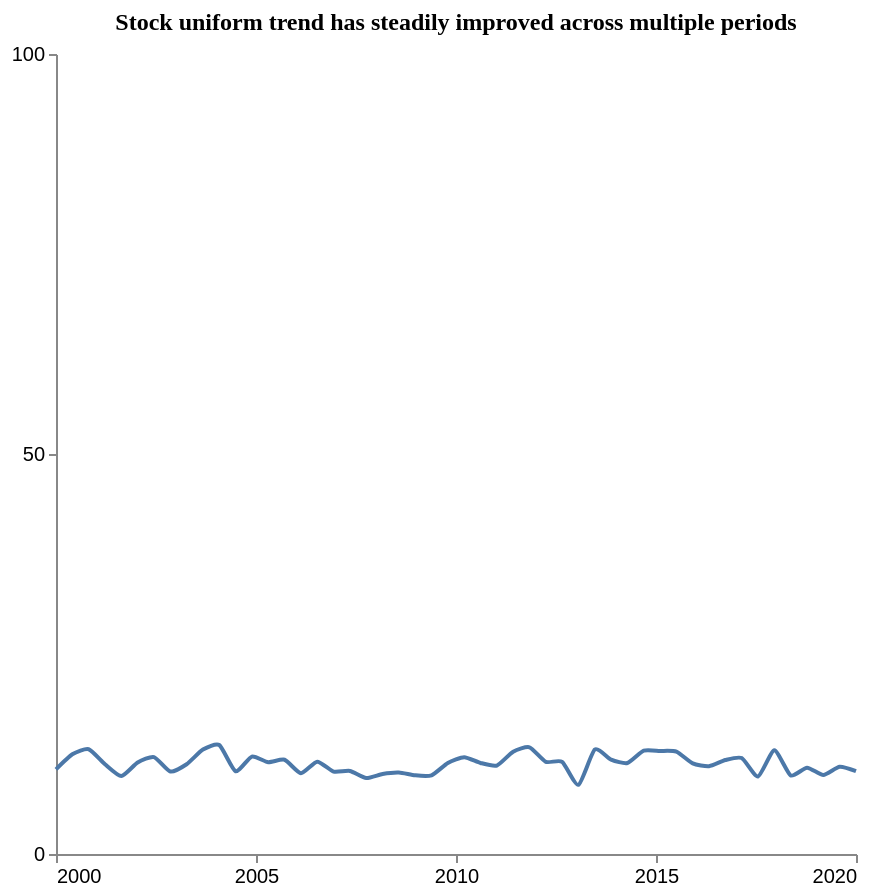

Source (Vega-Lite JSON):
### Vega-Lite specification from a JSON file in a GitHub repository (floating-point values rounded to 4 significant figures)
{"$schema": "https://vega.github.io/schema/vega-lite/v5.json", "description": "Pattern: Uniform", "data": {"values": [{"X": 2000.0, "Y": 10.58}, {"X": 2000.0, "Y": 12.46}, {"X": 2001.0, "Y": 13.09}, {"X": 2001.0, "Y": 11.22}, {"X": 2002.0, "Y": 9.736}, {"X": 2002.0, "Y": 11.44}, {"X": 2002.0, "Y": 12.11}, {"X": 2003.0, "Y": 10.31}, {"X": 2003.0, "Y": 11.22}, {"X": 2004.0, "Y": 13.05}, {"X": 2004.0, "Y": 13.62}, {"X": 2004.0, "Y": 10.34}, {"X": 2005.0, "Y": 12.17}, {"X": 2005.0, "Y": 11.48}, {"X": 2006.0, "Y": 11.78}, {"X": 2006.0, "Y": 10.1}, {"X": 2007.0, "Y": 11.54}, {"X": 2007.0, "Y": 10.3}, {"X": 2007.0, "Y": 10.38}, {"X": 2008.0, "Y": 9.498}, {"X": 2008.0, "Y": 10.0}, {"X": 2009.0, "Y": 10.19}, {"X": 2009.0, "Y": 9.833}, {"X": 2009.0, "Y": 9.841}, {"X": 2010.0, "Y": 11.37}, {"X": 2010.0, "Y": 12.11}, {"X": 2011.0, "Y": 11.38}, {"X": 2011.0, "Y": 11.06}, {"X": 2011.0, "Y": 12.8}, {"X": 2012.0, "Y": 13.34}, {"X": 2012.0, "Y": 11.52}, {"X": 2013.0, "Y": 11.53}, {"X": 2013.0, "Y": 8.649}, {"X": 2013.0, "Y": 13.06}, {"X": 2014.0, "Y": 11.8}, {"X": 2014.0, "Y": 11.37}, {"X": 2015.0, "Y": 12.92}, {"X": 2015.0, "Y": 12.88}, {"X": 2016.0, "Y": 12.8}, {"X": 2016.0, "Y": 11.32}, {"X": 2016.0, "Y": 10.98}, {"X": 2017.0, "Y": 11.75}, {"X": 2017.0, "Y": 11.99}, {"X": 2018.0, "Y": 9.689}, {"X": 2018.0, "Y": 12.96}, {"X": 2018.0, "Y": 9.818}, {"X": 2019.0, "Y": 10.8}, {"X": 2019.0, "Y": 9.887}, {"X": 2020.0, "Y": 10.91}, {"X": 2020.0, "Y": 10.35}]}, "mark": {"type": "line", "interpolate": "cardinal", "tension": 0.4}, "encoding": {"x": {"field": "X", "type": "quantitative", "title": "", "axis": {"grid": false, "format": "d", "values": [2000, 2005, 2010, 2015, 2020], "tickSize": 4}, "scale": {"domain": [2000, 2020]}}, "y": {"field": "Y", "type": "quantitative", "title": "", "axis": {"grid": false, "format": "d", "values": [0, 50, 100], "tickSize": 4, "tickOpacity": 1}, "scale": {"domain": [0, 100]}}}, "title": {"text": "Stock uniform trend has steadily improved across multiple periods", "anchor": "middle", "font": "Tahoma", "fontSize": 12}, "config": {"lineBreak": "^", "view": {"stroke": null}}, "height": 400, "width": 400, "autosize": "pad"}
